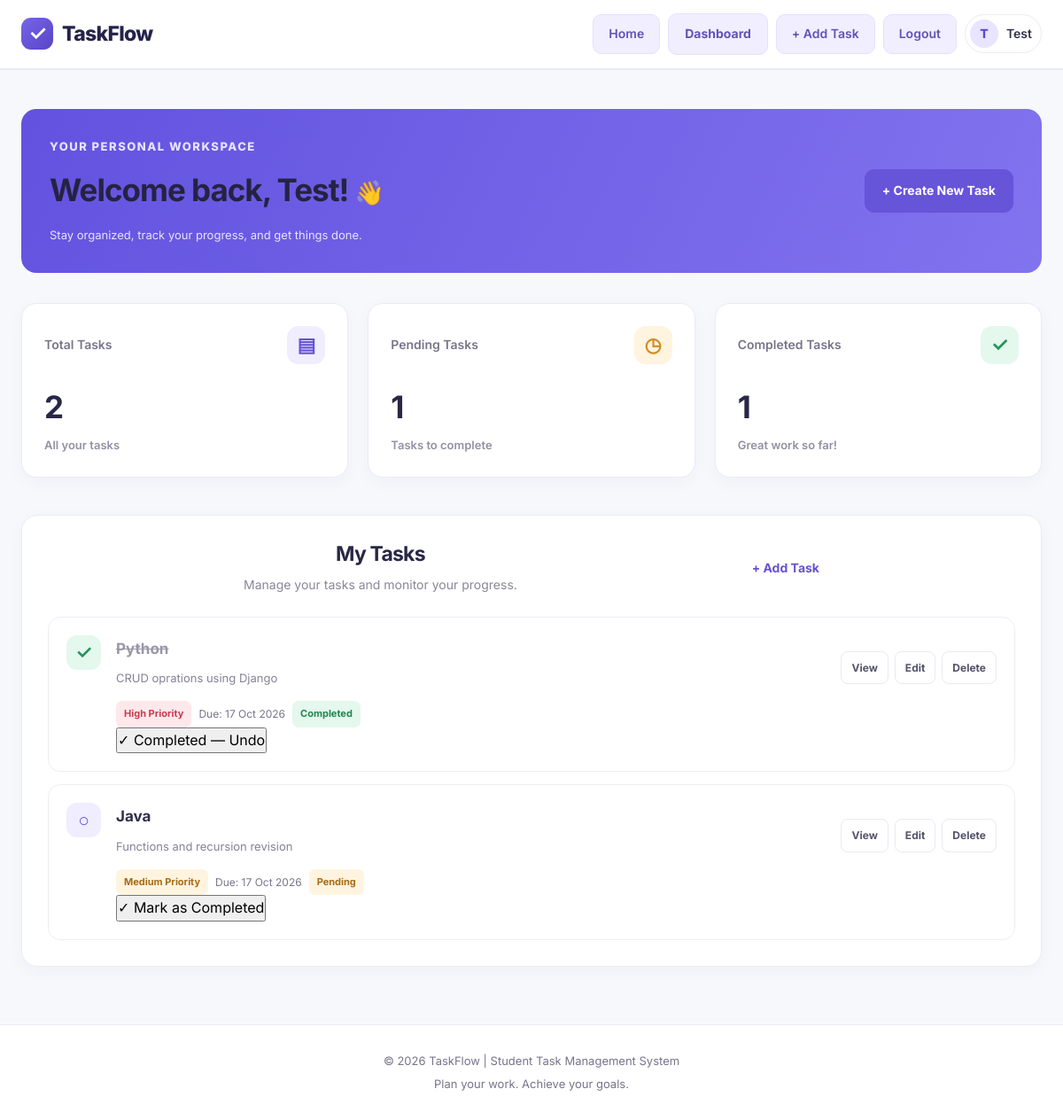
The app's page /dashboard/ (signed in) with its own data.
### tasks/models.py (models this page shows, shortened)
class Task(models.Model):
    PRIORITY_CHOICES = [
        ('Low', 'Low'),
        ('Medium', 'Medium'),
        ('High', 'High'),
    ]
    user = models.ForeignKey(
        User,
        on_delete=models.CASCADE,
        related_name='tasks'
    )
    title = models.CharField(max_length=200)
    description = models.TextField(blank=True)
    priority = models.CharField(
        max_length=10,
        choices=PRIORITY_CHOICES,
        default='Medium'
    )
    due_date = models.DateField(null=True, blank=True)
    completed = models.BooleanField(default=False)
    created_at = models.DateTimeField(auto_now_add=True)

### tasks/views.py (the view)
# urls.py: path('dashboard/', views.dashboard, name='dashboard'),
@login_required
def dashboard(request):
    tasks = Task.objects.filter(user=request.user).order_by('-created_at')
    total_tasks = tasks.count()
    completed_tasks = tasks.filter(completed=True).count()
    pending_tasks = tasks.filter(completed=False).count()
    context = {
        'tasks': tasks,
        'total_tasks': total_tasks,
        'completed_tasks': completed_tasks,
        'pending_tasks': pending_tasks,
    }
    return render(request, 'tasks/dashboard.html', context)

### templates/tasks/dashboard.html (shortened to what this page needs)
{% extends 'tasks/base.html' %}
{% block content %}
<div class="dashboard-page">
    <section class="dashboard-welcome">
        <div>
            <p class="dashboard-eyebrow">YOUR PERSONAL WORKSPACE</p>
            <h1>
                Welcome back, {{ user.get_full_name|default:user.username }}!
                <span class="wave">👋</span>
            </h1>
            <p class="dashboard-subtitle">
                Stay organized, track your progress, and get things done.
            </p>
        </div>
        <a href="{% url 'add_task' %}" class="primary-button">
            + Create New Task
        </a>
    </section>
    <section class="stats-grid">
        <div class="stat-card total-stat">
            <div class="stat-top">
                <span class="stat-label">Total Tasks</span>
                <span class="stat-icon">▤</span>
            </div>
            <h2>{{ total_tasks }}</h2>
            <p>All your tasks</p>
        </div>
        <div class="stat-card pending-stat">
            <div class="stat-top">
                <span class="stat-label">Pending Tasks</span>
                <span class="stat-icon">◷</span>
            </div>
            <h2>{{ pending_tasks }}</h2>
            <p>Tasks to complete</p>
        </div>
        <div class="stat-card completed-stat">
            <div class="stat-top">
                <span class="stat-label">Completed Tasks</span>
                <span class="stat-icon">✓</span>
            </div>
            <h2>{{ completed_tasks }}</h2>
            <p>Great work so far!</p>
        </div>
    </section>
    <section class="tasks-section">
        <div class="section-heading">
            <div>
                <h2>My Tasks</h2>
                <p>Manage your tasks and monitor your progress.</p>
            </div>
            <a href="{% url 'add_task' %}" class="text-link">
                + Add Task
            </a>
        </div>
        {% if tasks %}
            <div class="task-list">
                {% for task in tasks %}
                    <article class="dashboard-task-card">
                        <div class="task-status-icon {% if task.completed %}status-completed{% else %}status-pending{% endif %}">
                            {% if task.completed %}
                                ✓
                            {% else %}
                                ○
                            {% endif %}
                        </div>
                        <div class="task-main-info">
                            <h3 class="{% if task.completed %}completed-title{% endif %}">
                                {{ task.title }}
                            </h3>
                            <p class="task-description">
                                {% if task.description %}
                                    {{ task.description|truncatewords:18 }}
                                {% else %}
                                    No description added.
                                {% endif %}
                            </p>
                            <div class="task-meta">
                                <span class="priority-badge priority-{{ task.priority|lower }}">
                                    {{ task.priority }} Priority
                                </span>
                                {% if task.due_date %}
                                    <span class="due-date">
                                        Due: {{ task.due_date|date:"d M Y" }}
                                    </span>
                                {% endif %}
                                {% if task.completed %}
                                    <span class="completion-badge">
                                        Completed
                                    </span>
                                {% else %}
                                    <span class="pending-badge">
                                        Pending
                                    </span>
                                {% endif %}
                            </div>
                            <form method="post"
                                  action="{% url 'toggle_task' task.pk %}"
                                  class="complete-task-form">
                                {% if task.completed %}
                                    <button type="submit"
                                            class="complete-task-button completed-button">
                                        ✓ Completed — Undo
                                    </button>
                                {% else %}
                                    <button type="submit"
                                            class="complete-task-button">
                                        ✓ Mark as Completed
                                    </button>
                                {% endif %}
                            </form>
                        </div>
                        <div class="task-actions">
                            <a href="{% url 'task_detail' task.pk %}"
                               class="action-button view-action">
                                View
                            </a>
                            <a href="{% url 'edit_task' task.pk %}"
                               class="action-button edit-action">
                                Edit
                            </a>
                            <a href="{% url 'delete_task' task.pk %}"
                               class="action-button delete-action">
                                Delete
                            </a>
                        </div>
                    </article>
                {% endfor %}
            </div>
        {% endif %}
    </section>
</div>
{% endblock %}

### templates/tasks/base.html (shortened to what this page needs)
{% load static %}
<!DOCTYPE html>
<html lang="en">
<head>
    <link rel="stylesheet" href="{% static 'css/style.css' %}">
</head>
<body>
    <header class="main-header">
        <div class="navbar">
            <a href="{% url 'home' %}" class="brand">
                <span class="brand-icon">✓</span>
                <span>TaskFlow</span>
            </a>
            <nav class="nav-links">
                <a href="{% url 'home' %}" class="nav-button">
                    Home
                </a>
                {% if user.is_authenticated %}
                    <a href="{% url 'dashboard' %}" class="nav-button">
                        Dashboard
                    </a>
                    <a href="{% url 'add_task' %}" class="nav-button">
                        + Add Task
                    </a>
                    <form method="post" action="{% url 'logout' %}" class="logout-form">
                        <button type="submit" class="nav-button logout-button">
                            Logout
                        </button>
                    </form>
                    <div class="user-menu">
                        <span class="user-avatar">
                            {{ user.username|first|upper }}
                        </span>
                        <span class="nav-username">
                            {{ user.get_full_name|default:user.username }}
                        </span>
                    </div>
                {% endif %}
            </nav>
        </div>
    </header>
    <main class="main-content">
        {% block content %}
        {% endblock %}
    </main>
    <footer class="main-footer">
        <p>© 2026 TaskFlow | Student Task Management System</p>
        <p>Plan your work. Achieve your goals.</p>
    </footer>
</body>
</html>

### records on screen
Task: title "Python", description "CRUD oprations using Django", priority "High", due_date "17 Oct 2026", completed "Completed"
Task: title "Java", description "Functions and recursion revision", priority "Medium", due_date "17 Oct 2026", completed "Pending"

### other values on screen
{{ user.username|first|upper }} "T"
{{ user.get_full_name|default:user.username }} "Test"
{{ total_tasks }} "2"
{{ pending_tasks }} "1"
{{ completed_tasks }} "1"
